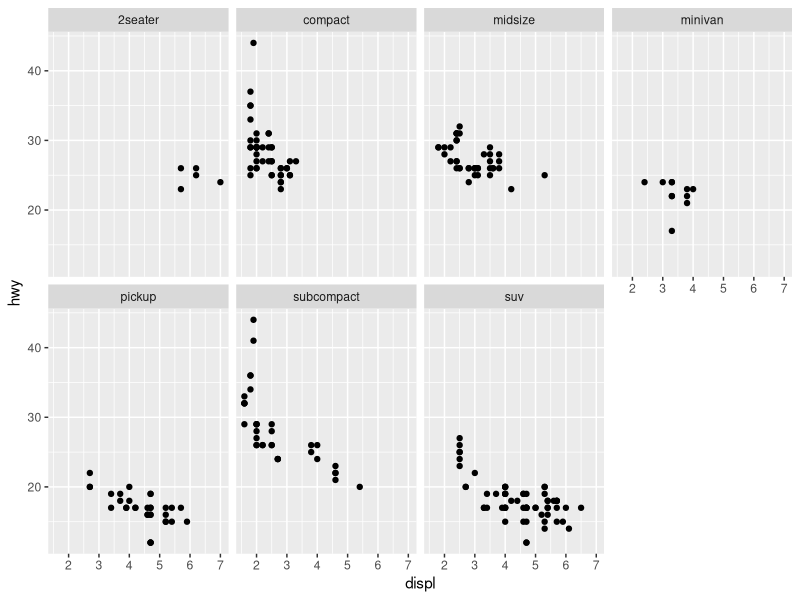
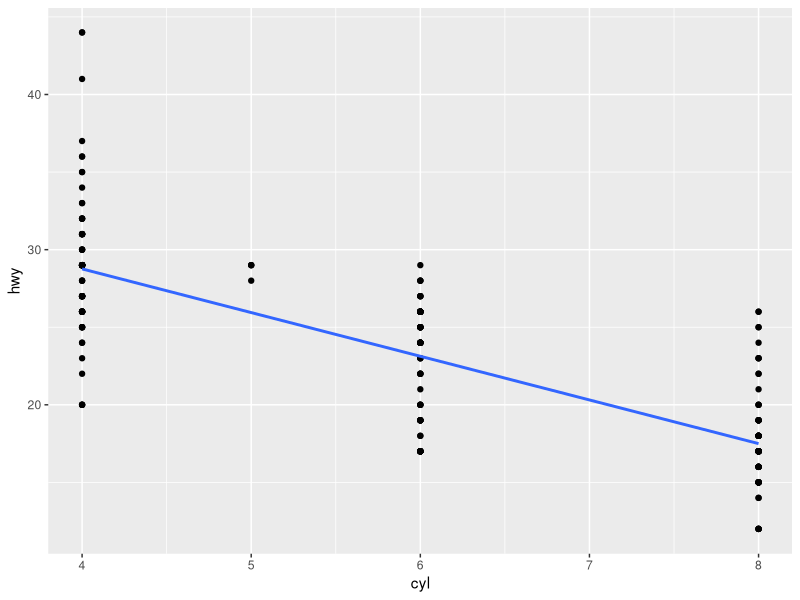
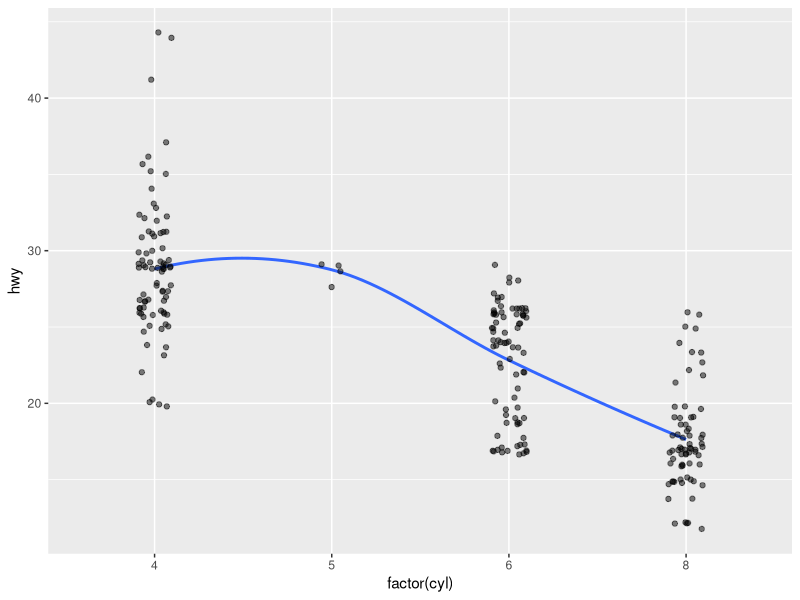
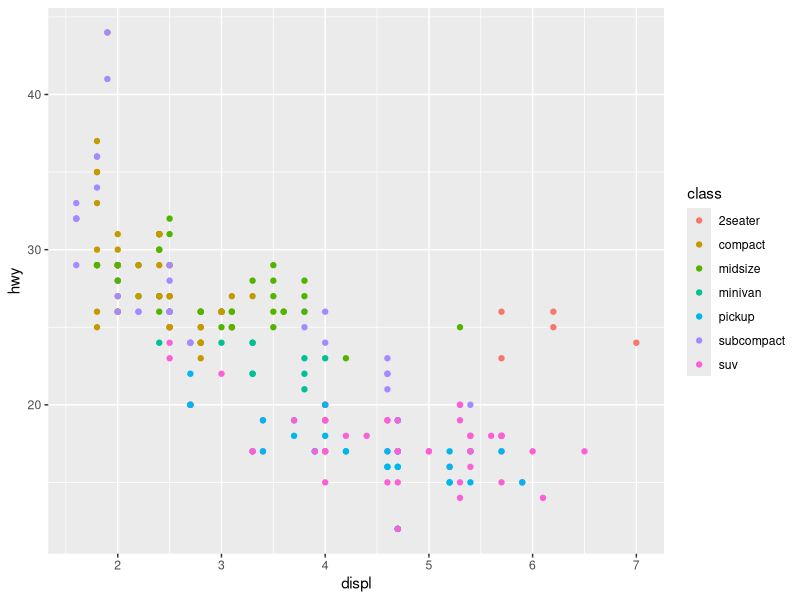
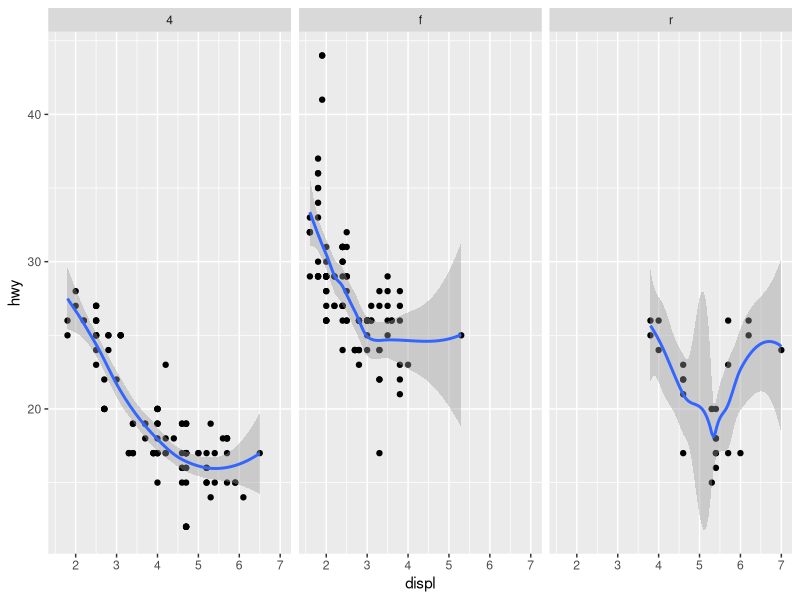
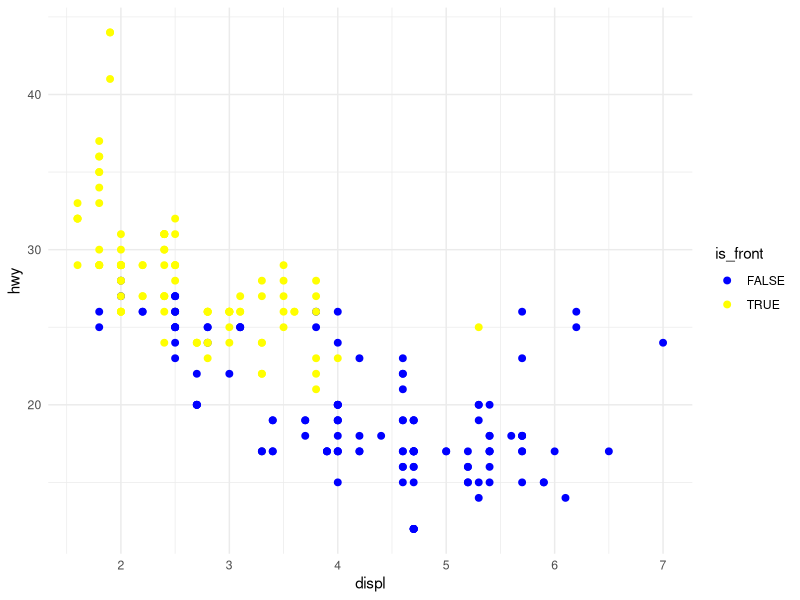
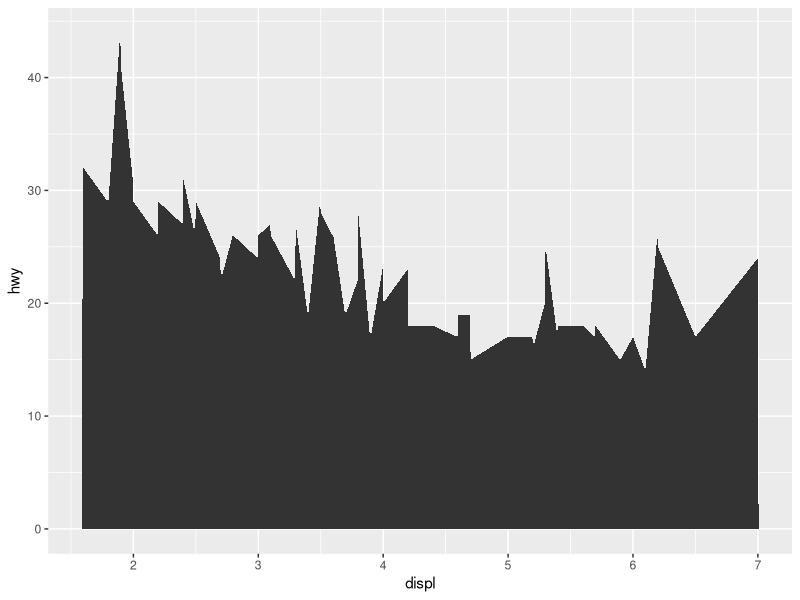

Source code (R) for these figures, in order:
## ---- chunk 1
library(tidyverse)
## ---- chunk 2
data(mpg)
## ---- chunk 3
ggplot(data = mpg) + 
  geom_point(mapping = aes(x = displ, y = hwy)) + 
  facet_wrap( ~ class, ncol = 4)
## ---- chunk 4
ggplot(data = mpg) + 
  aes(x=cyl, y=hwy) +
  geom_point() +
  #  geom_line()  nicht hilfreich
  geom_smooth(method = "lm", se=FALSE)  # Gerade!
  #   geom_smooth(, se=FALSE)  # oder so

## ---- chunk 5
ggplot(data=mpg) +
  aes(x=factor(cyl), y=hwy) +
  geom_smooth(aes(group = 1),
              se=FALSE)+
  geom_jitter(
              alpha = .5,
              width = .1)
## ---- chunk 6
library(tidyverse)
## ---- chunk 7
ggplot(data = mpg) +
  geom_point(mapping = aes(x = displ, 
                           y = hwy, 
                           color = class))
## ---- chunk 8
data(mpg)
## ---- chunk 9
ggplot(data = mpg) +
  aes(x = displ, y = hwy) +
  geom_point() +
  facet_wrap(~ drv) +  # Mac: Alt-n, Windows: Altgr-+
  geom_smooth()
## ---- chunk 10
mpg %>% 
  mutate(is_front = case_when(
    drv == "f" ~ TRUE,
    TRUE ~ FALSE
  )) %>% 
  ggplot() +
  aes(x = displ, y = hwy, color = is_front) +
  geom_point(size = 2) +
  scale_color_manual(values = c("blue", "yellow")) +
  theme_minimal()
## ---- chunk 11
ggplot(data = mpg) +
  aes(x = displ, y = hwy) +
  geom_area()
